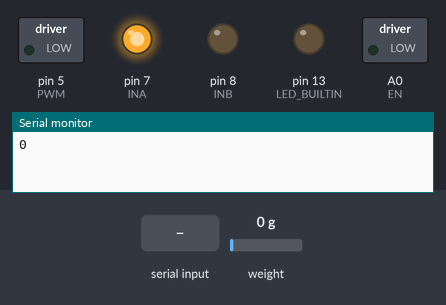
Simulated run of this sketch. Board: Arduino Uno, built with avr-gcc and run on an emulated ATmega328P. Shown: switched loads named in the sketch (green lamp = pin HIGH), output pins drawn as LEDs (lit = HIGH), the last lines printed to the serial monitor. Inputs (shaded band) come from the test bench; at power-on: weight on the scale 0 g.

Above: at 4.2 s.
4.3 s: weight on the scale set to 318 g
5.8 s: weight on the scale set to 367 g
At 6.1 s:
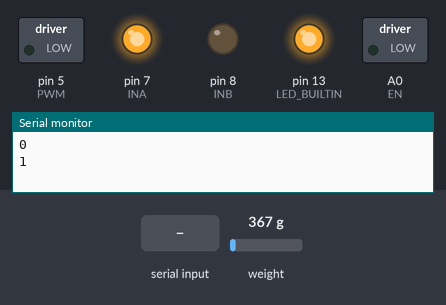
7.3 s: "1,90\n" received over Serial
At 8.2 s:
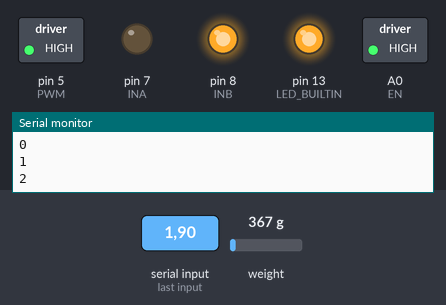
At 23.2 s:
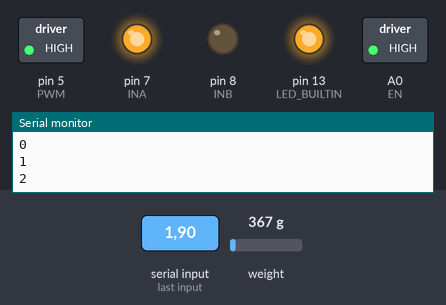
Timing chart, 0 to 23.8 s (numbered marks = the images above; inputs shaded):
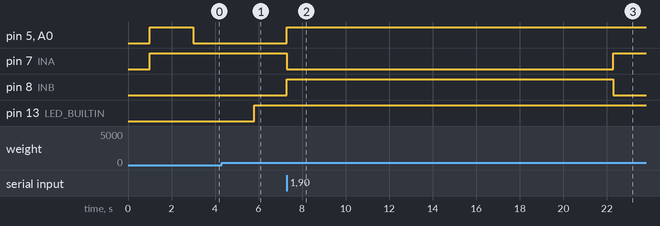

Measured:
- the behaviour switches between 332 and 333 g on weight on the scale (found by bisection; images 0 and 1)
- after the input at 4.3 s, every drawn part: stays the same
- after the input at 5.8 s, pin 13 (LED_BUILTIN): LOW → HIGH at once
- after the input at 7.3 s, pin 5 (PWM), A0 (EN): LOW → HIGH at once; pin 7 (INA): HIGH → LOW at once, → HIGH 15.0 s later; pin 8 (INB): LOW → HIGH at once, → LOW 15.0 s later

The sketch:

arduino.ino
```cpp
#include "HX711.h"

#define calibration_factor -7050.0 // This value is obtained using the SparkFun_HX711_Calibration sketch

#define DOUT 3
#define CLK 2

#define PWM 5
#define INA 7
#define INB 8

#define EN A0

// Movement Key
#define BACKWARD 1
#define FORWARD -1
#define TRIGGER_MOVE 1
#define CANCEL_MOVE -9

// Sync Status Key
#define ARDUINO_DISABLED -1
#define ARDUINO_READY 0
#define ARDUINO_ARMED 1
#define ARDUINO_MOVING 2
#define REQUEST_ARDUINO_STATUS 5

HX711 scale;
int status;
int x;
int signal;

void moveMotor(int mode)
{
  digitalWrite(EN, HIGH);

  if (mode == BACKWARD)
  {
    digitalWrite(INA, HIGH); // Backward
    digitalWrite(INB, LOW);
  }
  else
  {
    digitalWrite(INA, LOW); // Forward
    digitalWrite(INB, HIGH);
  }

  analogWrite(PWM, 255); // Speed control of Motor

  delay(15000);
  analogWrite(PWM, 0);
  digitalWrite(EN, LOW);
}

void moveMotorBackTwo()
{
  digitalWrite(EN, HIGH);
  digitalWrite(INA, HIGH); // Backward
  digitalWrite(INB, LOW);

  analogWrite(PWM, 255); // Speed control of Motor
  delay(2000);
  analogWrite(PWM, 0);
  digitalWrite(EN, LOW);
}

void setup()
{
  Serial.begin(115200);
  Serial.setTimeout(1);
  scale.begin(DOUT, CLK);
  scale.set_scale(calibration_factor);
  scale.tare(); // Assuming there is no weight on the scale at start up, reset the scale to 0
  pinMode(LED_BUILTIN, OUTPUT);

  pinMode(PWM, OUTPUT);
  pinMode(INA, OUTPUT);
  pinMode(INB, OUTPUT);
  pinMode(EN, OUTPUT);

  digitalWrite(LED_BUILTIN, LOW);
  moveMotorBackTwo();

  status = ARDUINO_READY;
  Serial.println(status);
}

void sync()
{
  while (true)
  {
    while (!Serial.available()); // wait for input

    signal = Serial.readString().toInt();

    switch (signal)
    {
    case REQUEST_ARDUINO_STATUS:
      Serial.println(status);
      break;

    case TRIGGER_MOVE:
      status = ARDUINO_MOVING;
      Serial.println(status);
      moveMotor(FORWARD);
      moveMotor(BACKWARD);
      status = ARDUINO_READY;
      Serial.println(status);
      return;

    case CANCEL_MOVE:
      status = ARDUINO_READY;
      Serial.println(status);
      return;
    }
  }
}

void loop()
{
  if (scale.get_units() > 0.333)
  {
    // Weight Sensor is Armed

    status = ARDUINO_ARMED;
    Serial.println(status);

    digitalWrite(LED_BUILTIN, HIGH);
    sync();
    digitalWrite(LED_BUILTIN, LOW);
  }

  if (Serial.available() > 0) {
    signal = Serial.readString().toInt();

    if (signal == REQUEST_ARDUINO_STATUS) {
      Serial.println(status);
    }
  }
}

void old_loop()
{
  if (scale.get_units() > 0.333)
  {
    digitalWrite(LED_BUILTIN, HIGH);
    while (!Serial.available()); // wait for input
    x = Serial.readString().toInt();
    if (x == TRIGGER_MOVE)
    {
      Serial.print(x + 1);

      // move forward and then back
      moveMotor(FORWARD);
      moveMotor(BACKWARD);
    }
    else if (x == CANCEL_MOVE)
    {
      Serial.println("Cancelling move");
    }
    else
    {
      Serial.println("Error; Command not found");
    }
    digitalWrite(LED_BUILTIN, LOW);
  }
}
```
